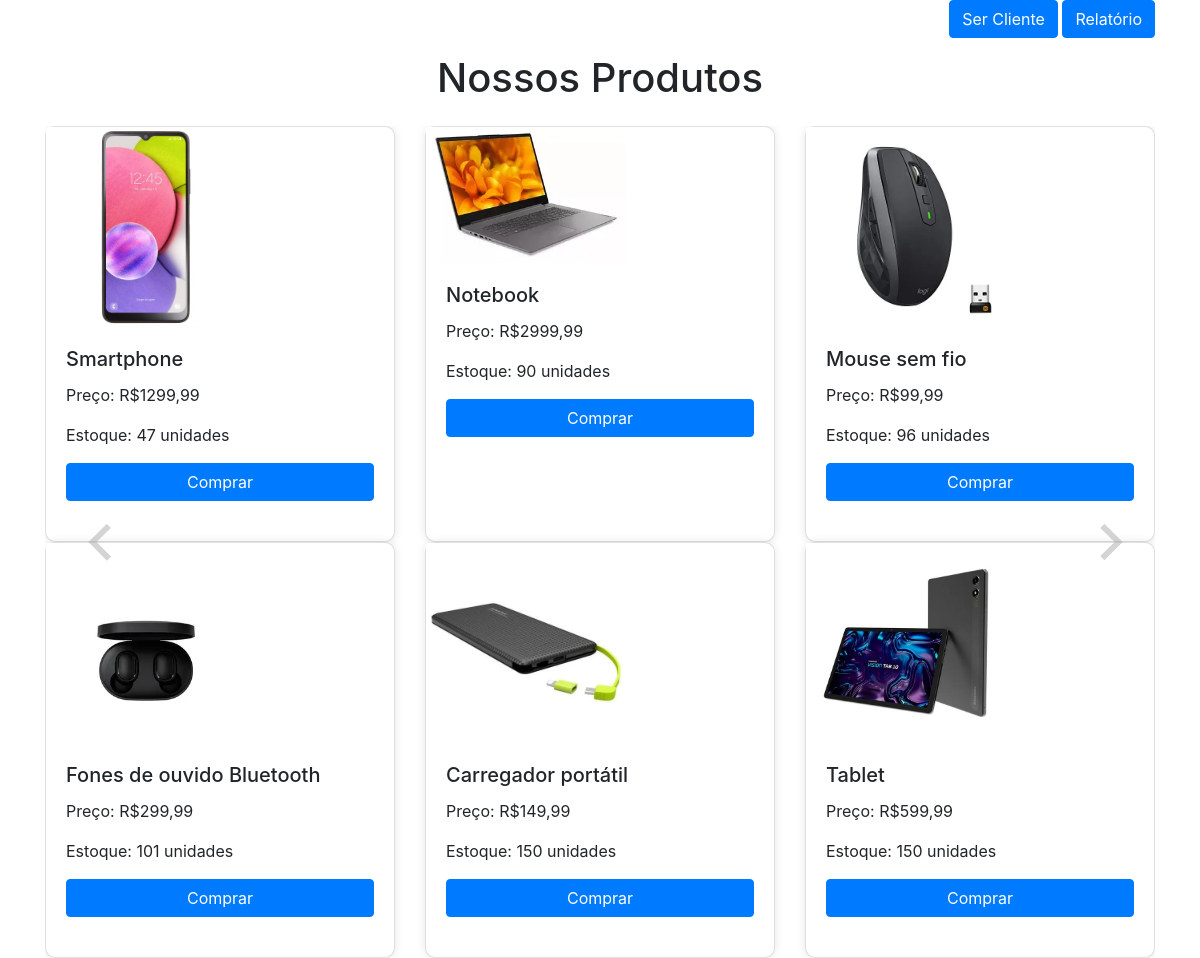
Before: / with the older database file.
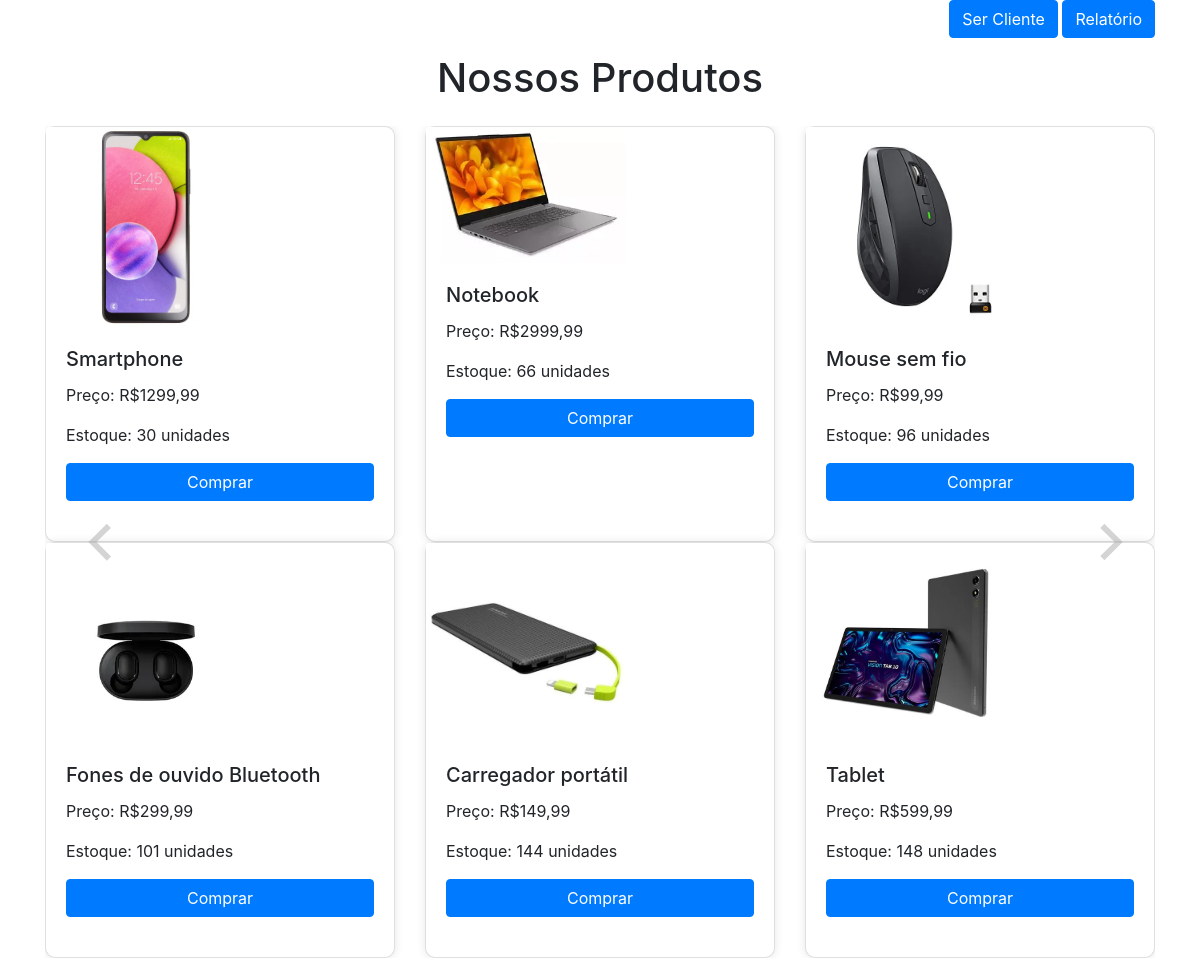
After: the same page with the newer database file.
### estoque/models.py (models this page shows, shortened)
class Produto(models.Model):
    nome = models.CharField(max_length=30, blank=True, null=True)
    preco = models.DecimalField(max_digits=10, decimal_places=2, blank=True, null=True)
    qtd = models.IntegerField(blank=True, null=True)
    img = models.ImageField(upload_to='produtos', blank=True, null=True)

### estoque/views.py (the view)
# urls.py: path('', views.produtos, name='produtos'),
def produtos(request):
    produtos = Produto.objects.all()
    context = {'produtos' : produtos}
    return render(request, 'base.html', context)

### templates/base.html (shortened to what this page needs)
<!DOCTYPE html>
<html lang="en">
<head>
    <link rel="stylesheet" href="https://stackpath.bootstrapcdn.com/bootstrap/4.5.2/css/bootstrap.min.css">
</head>
<body>
    <div class="container">
        <div class="text-right mb-3">
            <a href="{% url 'clienteForms' %}" class="btn btn-primary">Ser Cliente</a>
            <a href="{% url "relatorio" %}" class="btn btn-primary">Relatório</a>
        </div>
        <h1 class="text-center mb-4">Nossos Produtos</h1>
        <div id="carouselProdutos" class="carousel slide" data-ride="carousel">
            <div class="carousel-inner">
                <div class="carousel-item active">
                    <div class="row">
                        {% for produto in produtos %}
                        <div class="col-md-4">
                            <div class="card produto-card">
                                <img src="{{produto.img.url}}" class="card-img-top produto-img" alt="Produto">
                                <div class="card-body">
                                    <h5 class="card-title">{{produto.nome}}</h5>
                                    <p class="card-text">Preço: R${{produto.preco}}</p>
                                    <p class="card-text">Estoque: {{produto.qtd}} unidades</p>
                                    <form action="{% url 'comprar' produto.nome %}" method="post">
                                        <button type="submit" class="btn btn-primary btn-comprar mt-auto">Comprar</button>
                                    </form>
                                </div>
                            </div>
                        </div>
                        {% endfor %}
                    </div>
                </div>
            </div>
            <a class="carousel-control-prev" href="#carouselProdutos" role="button" data-slide="prev">
                <span class="carousel-control-prev-icon" aria-hidden="true"></span>
            </a>
            <a class="carousel-control-next" href="#carouselProdutos" role="button" data-slide="next">
                <span class="carousel-control-next-icon" aria-hidden="true"></span>
            </a>
        </div>
    </div>
</body>
</html>

### templates/base.html (style rules this page uses)
.produto-img { max-width: 200px; height: auto; }
.produto-card { margin-bottom: 20px; box-shadow: 0px 0px 10px rgba(0, 0, 0, 0.1); border-radius: 10px; height: 100%; }
.card-body { padding: 20px; }
.btn-comprar { width: 100%; }
.btn-comprar { margin-top: auto; }
.carousel-control-prev-icon, .carousel-control-next-icon { width: 50px; height: 50px; }
.carousel-control-prev, .carousel-control-next { width: 10%; }

Changed rows visible on the page:
changed Produto "Smartphone": qtd "47" → "30"
changed Produto "Notebook": qtd "90" → "66"
changed Produto "Carregador portátil": qtd "150" → "144"
changed Produto "Tablet": qtd "150" → "148"
